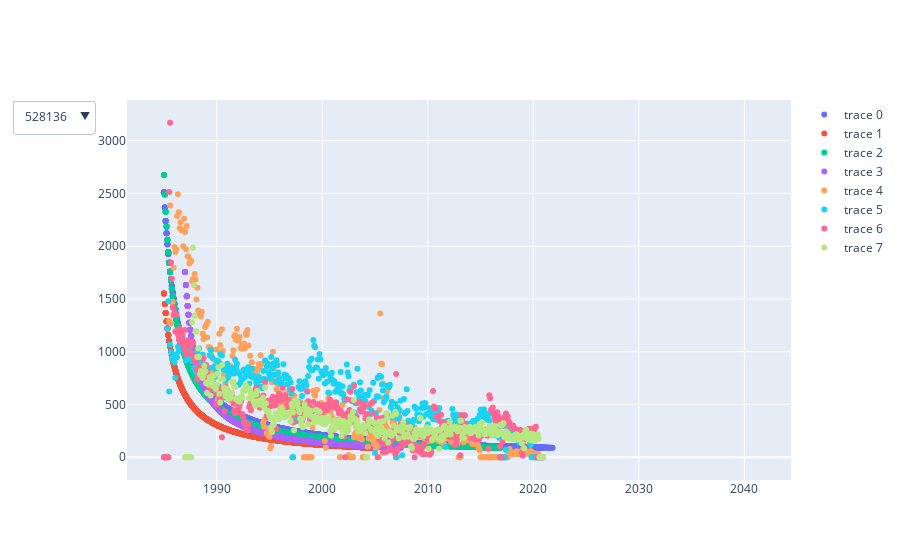

Notebook code cell kept with this figure:
### Code cell
from dateutil.relativedelta import relativedelta

apis=[528137,528244,528247,562387,528136]
temp=df_HD_prd
active_wells=temp[(temp.Date=='7/1/2020') & (temp.Oil>0)]['APINO'].unique()
temp=df_HD_prd[df_HD_prd['APINO'].isin(apis)]
temp2=pd.DataFrame({'Date':temp.Date.unique()}).sort_values('Date').set_index('Date')

max_date=dca_prd.Date.max()+relativedelta(months=+240)
dcas=pd.DataFrame({'Date':pd.date_range(start=dca_prd.Date.min(),end=max_date).to_pydatetime().tolist()})
dcas=dcas[dcas['Date'].dt.day==1].set_index('Date')

for api in temp.APINO.unique():
    temp3=temp[temp['APINO']==api].filter(['Oil','Date']).set_index('Date').rename(columns={'Oil':api})
    temp2=pd.concat([temp3,temp2])


for api in temp.APINO.unique():
    dca_prd=df_HD_prd[(df_HD_prd['APINO']==api)]
    dca_prd_sub=dca_prd.sort_values('Date').reset_index().drop(['index'],axis=1)
    xdata=dca_prd_sub.index
    ydata=dca_prd_sub.Oil

    p0=[ydata.max(),0.5,0.1]
    popt, pcov = curve_fit(dca, xdata, ydata,p0=p0)

    dca_fit=pd.DataFrame({'Month':range(0,max(xdata)+240,1)})
    dca_fit['Qcalc']=dca(dca_fit.Month,popt[0],popt[1],popt[2])
    dca_fit=dca_fit[(dca_fit['Qcalc']>90)]
    pdp=dca_fit['Qcalc'][dca_fit.Month>max(xdata)].sum()
    try:
        max_date=dca_prd_sub.Date.min()+relativedelta(months=+dca_fit.index.max())
        dftemp=pd.DataFrame({'Date':pd.date_range(start=dca_prd_sub.Date.min(),end=max_date).to_pydatetime().tolist()})
        dftemp=dftemp[dftemp.Date.dt.day==1].reset_index().drop('index',axis=1)
        dftemp=dftemp.join([dca_fit]).set_index('Date').rename(columns={'Qcalc':api}).drop(columns=['Month'])
        dcas=dcas.join(dftemp)
    except:
        pass
dcas=dcas.join(temp2,lsuffix='_fit', rsuffix='_og')

for api in temp.APINO.unique():
    temp3=temp[temp['APINO']==api].filter(['Oil','Date']).set_index('Date').rename(columns={'Oil':api})
    temp2=pd.concat([temp3,temp2])

wells=temp.APINO.unique()

traces,updatemenu,buttons = [],[],[]
for series in ['fit','og']:
    for i in range(0,len(wells)):
        traces.append(go.Scatter(x=dcas.index,y=dcas[str(wells[i])+'_%s'%series],mode='markers',visible=True))

fig = go.Figure(data=traces)

# button with one option for each dataframe
i=0
for col in wells:
    viz,viz[i],viz[i+len(wells)]=[False]*2*len(wells),True,True
    rem=dcas[dcas.index>'7/1/2020'][str(col)+'_fit'].drop_duplicates().reset_index().drop(columns=['Date'],axis=1)
    rem['PVbbl']=(1/(1.1**(rem.index/12)))*rem[str(col)+'_fit']
    pdp,pvpdp=rem.sum()[0],rem.sum()[1]
    buttons.append(dict(method='update',label=str(col),args=[{'visible':viz},
                        {'title':str(col)+' <br>Rem. PDP, bbl:       %0.0f<br>Disc. Rem. PDP, bbl: %0.0f'%(pdp,pvpdp)}],))
    i+=1
# some adjustments to the updatemenus
updatemenu,your_menu = [] , dict()
updatemenu.append(your_menu)

updatemenu[0]['buttons'] = buttons
updatemenu[0]['direction'] = 'down'
updatemenu[0]['showactive'] = True

# add dropdown menus to the figure
fig.update_layout(showlegend=True, updatemenus=updatemenu)
fig.show()
# wells

### Figure 1 — Plotly figure (JSON) as saved in the notebook; plotly's stock layout.template omitted (floating-point values rounded to 4 significant figures; data arrays with more than 128 entries replaced by an {"elided": "..."} marker saying what was removed)
{"data": [{"mode": "markers", "type": "scatter", "visible": true, "x": {"elided": "2376 str values"}, "y": {"elided": "2376 float values"}}, {"mode": "markers", "type": "scatter", "visible": true, "x": {"elided": "2376 str values"}, "y": {"elided": "2376 float values"}}, {"mode": "markers", "type": "scatter", "visible": true, "x": {"elided": "2376 str values"}, "y": {"elided": "2376 float values"}}, {"mode": "markers", "type": "scatter", "visible": true, "x": {"elided": "2376 str values"}, "y": {"elided": "2376 float values"}}, {"mode": "markers", "type": "scatter", "visible": true, "x": {"elided": "2376 str values"}, "y": {"elided": "2376 int values"}}, {"mode": "markers", "type": "scatter", "visible": true, "x": {"elided": "2376 str values"}, "y": {"elided": "2376 int values"}}, {"mode": "markers", "type": "scatter", "visible": true, "x": {"elided": "2376 str values"}, "y": {"elided": "2376 int values"}}, {"mode": "markers", "type": "scatter", "visible": true, "x": {"elided": "2376 str values"}, "y": {"elided": "2376 int values"}}], "layout": {"showlegend": true, "updatemenus": [{"buttons": [{"args": [{"visible": [true, false, false, false, true, false, false, false]}, {"title": "528136 <br>Rem. PDP, bbl:       1466<br>Disc. Rem. PDP, bbl: 1383"}], "label": "528136", "method": "update"}, {"args": [{"visible": [false, true, false, false, false, true, false, false]}, {"title": "528137 <br>Rem. PDP, bbl:       0<br>Disc. Rem. PDP, bbl: 0"}], "label": "528137", "method": "update"}, {"args": [{"visible": [false, false, true, false, false, false, true, false]}, {"title": "528244 <br>Rem. PDP, bbl:       0<br>Disc. Rem. PDP, bbl: 0"}], "label": "528244", "method": "update"}, {"args": [{"visible": [false, false, false, true, false, false, false, true]}, {"title": "528247 <br>Rem. PDP, bbl:       0<br>Disc. Rem. PDP, bbl: 0"}], "label": "528247", "method": "update"}], "direction": "down", "showactive": true}]}}
